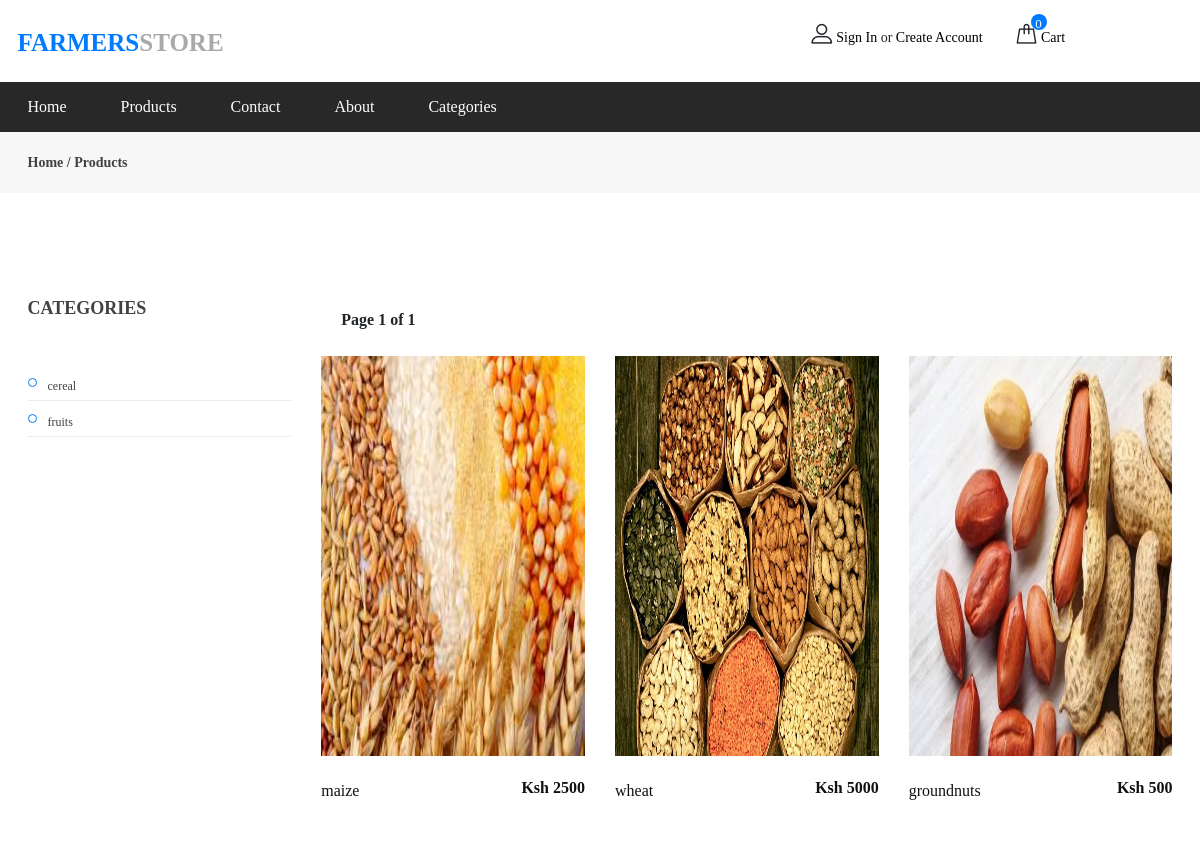
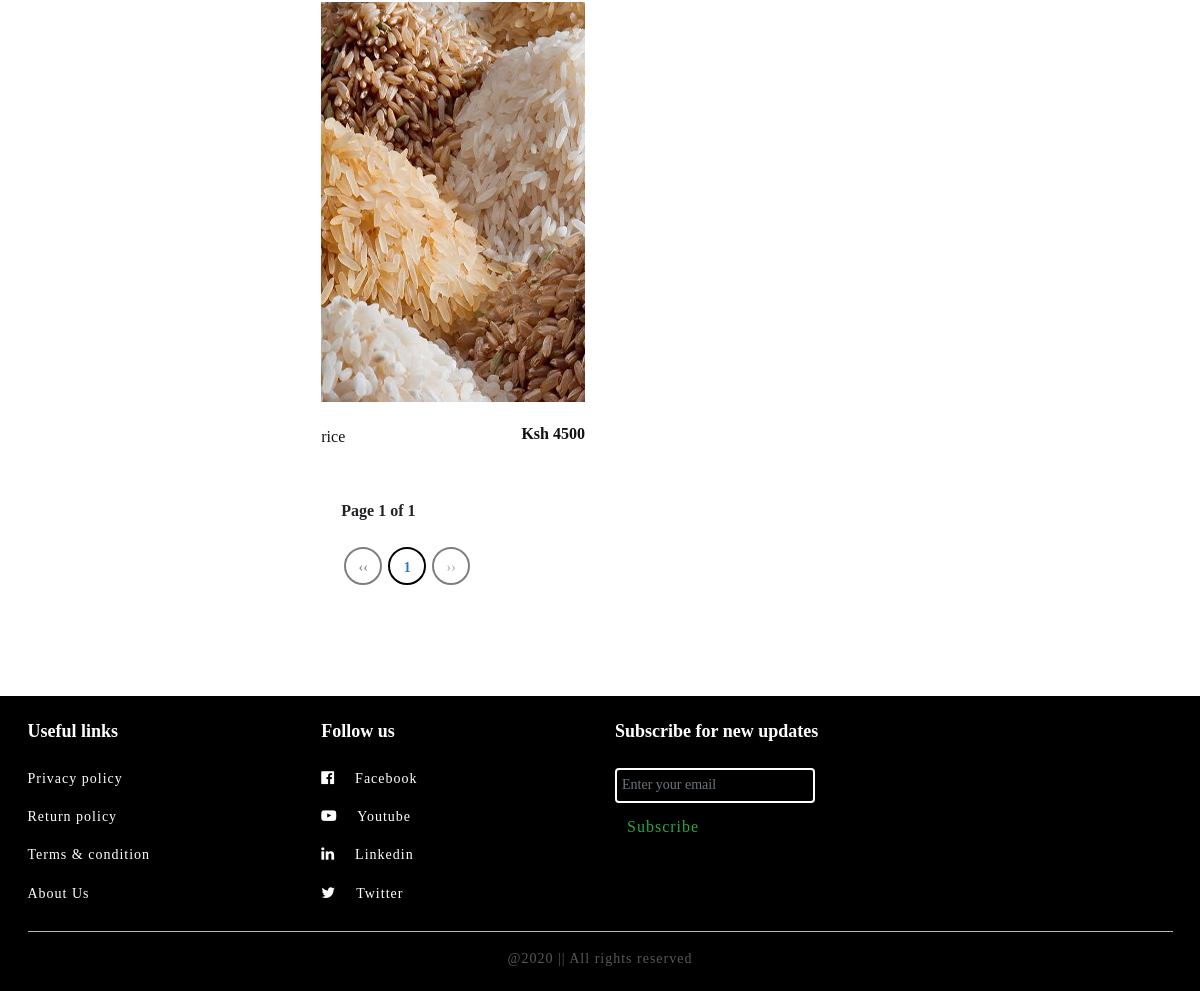
/products.php, run on the app's committed database (2 pictures, top to bottom).
### tables this page shows
CREATE TABLE `category` (
  `id` int(11) NOT NULL,
  `name` varchar(255) NOT NULL
);

CREATE TABLE `products` (
  `product_id` int(11) NOT NULL,
  `category_id` int(11) NOT NULL,
  `product_name` varchar(255) NOT NULL,
  `price` varchar(255) NOT NULL,
  `photo` varchar(255) NOT NULL,
  `vendor_id` int(11) NOT NULL
);

### products.php (the view, shortened to what this page needs)
<?php
include 'includes/header.php';
include 'includes/navbar.php';
?>
<div class="page-top-info">
    <div class="container">
        <div class="site-pagination">
            <a href="index.php">Home</a> / Products
        </div>
    </div>
</div>
<section class="category-section spad">
    <div class="container">
        <div class="row">
            <div class="col-lg-3 order-2 order-lg-1">
                <div class="filter-widget">
                    <h2 class="fw-title">Categories</h2>
                    <?php
                    $query = mysqli_query($con, "SELECT * FROM category") or die(mysqli_error());
                    while($fetch = mysqli_fetch_array($query)){
                        $id = $fetch['id'];
                        $name = $fetch['name'];
                        echo"
                            <ul class=\"category-menu\">
                                <li><a href=\"category.php?id=$id\">$name</a></li>
                            </ul>
                            ";
                        ?>
                        <?php
                    }
                    ?>
                </div>
            </div>
                    <?php
                    if (isset($_GET['page_no']) && $_GET['page_no']!=""){
                        $page_no = $_GET['page_no'];
                        } else {
                            $page_no = 1;
                            }
                    $total_records_per_page = 6;
                    $offset = ($page_no-1) * $total_records_per_page;
                    $previous_page = $page_no - 1;
                    $next_page = $page_no + 1;
                    $result_count = mysqli_query($con,"SELECT COUNT(*) As total_records FROM `products`");
                    $total_records = mysqli_fetch_array($result_count);
                    $total_records = $total_records['total_records'];
                    $total_no_of_pages = ceil($total_records / $total_records_per_page);
                    ?>
            <div class="col-lg-9  order-1 order-lg-2 mb-5 mb-lg-0">
                <div style='padding: 10px 20px 0px; '>
                    <strong>Page <?php echo $page_no." of ".$total_no_of_pages; ?></strong>
                    <br><br>
                </div>
                <div class="row">
                    <?php
                    $sql = mysqli_query($con, "SELECT * FROM products  LIMIT $offset, $total_records_per_page");
                    while($row = mysqli_fetch_array($sql)){
                        $proid = $row['product_id'];
                        $proname = $row['product_name'];
                        $photo = $row['photo'];
                        $price = $row['price'];
                        echo "
                            <div class=\"col-lg-4 col-sm-6\">
                                <a href=\"product.php?id=$proid\">
                                    <div class=\"product-item\">
                                        <div class=\"pi-pic\">
                                            <img src=\"images/$photo\" alt=\"\" style='height: 400px; width: 500px;' '>
                                        </div>
                                        <div class=\"pi-text\">
                                            <h6>Ksh $price</h6>
                                            <p>$proname</p>
                                        </div>
                                    </div>
                                </a>
                            </div>
                            ";
                    }
                    ?>
                </div>
                <div style='padding: 10px 20px 0px; '>
                    <strong>Page <?php echo $page_no." of ".$total_no_of_pages; ?></strong>
                    <br><br>
                    <ul class="pagination">
                            <a <?php if($page_no > 1){ echo "href='?page_no=$previous_page'"; } ?>>
                                <li <?php if($page_no <= 1){ echo "class='disabled'"; } ?>>&lsaquo;&lsaquo; </li>
                            </a>
                        <?php
                        if ($total_no_of_pages <= 10){
                            for ($counter = 1; $counter <= $total_no_of_pages; $counter++){
                                if ($counter == $page_no) {
                                    echo "<li class='active'><a>$counter</a></li>";
                                }else{
                                    echo "<li><a href='?page_no=$counter'>$counter</a></li>";
                                }
                            }
                        }
                        ?>
                        <li <?php if($page_no >= $total_no_of_pages){ echo "class='disabled'"; } ?>>
                            <a <?php if($page_no < $total_no_of_pages) { echo "href='?page_no=$next_page'"; } ?>> &rsaquo;&rsaquo;</a>
                        </li>
                    </ul>
                </div>
            </div>
        </div>
    </div>
</section>
<?php
include 'includes/footer.php';
include 'includes/scripts.php';

### includes/header.php (shortened to what this page needs)
<!DOCTYPE html>
<html >
<head>
    <link rel="stylesheet" href="css/bootstrap.min.css"/>
    <link rel="stylesheet" href="css/font-awesome.min.css"/>
    <link rel="stylesheet" href="css/flaticon.css"/>
    <link rel="stylesheet" href="css/slicknav.min.css"/>
    <link rel="stylesheet" href="css/jquery-ui.min.css"/>
    <link rel="stylesheet" href="css/owl.carousel.min.css"/>
    <link rel="stylesheet" href="css/animate.css"/>
    <link rel="stylesheet" href="css/style.css"/>
</head>
<body>

### includes/navbar.php (shortened to what this page needs)
<header class="header-section">
    <div class="header-top">
        <div class="container">
            <div class="row">
                <div class="col-lg-2 text-center text-lg-left">
                    <a href="index.php" class="site-logo">
                        <h3><span>Farmers</span>store</h3>
                    </a>
                </div>
                <div class="col-xl-6 col-lg-5">
                </div>
                <div class="col-xl-4 col-lg-5">
                    <div class="user-panel">
                        <?php
                        if (isset($_SESSION["uid"])){
                            echo '
                             <div class="up-item">
                                <ul class="nav-menu">
                                    <li><a href="#"><i class="flaticon-profile"></i> Hi, '.$_SESSION["name"].'</a>
                                        <ul class="menu-sub">
                                            <li><a href="profile.php">Profile</a></li>
                                            <li><a href="" data-toggle="modal" data-target="#logout">Logout</a></li>
                                        </ul>
                                    </li>
                                </ul>
                            </div>
                            ';
                        }
                        else{
                            echo'
                            <div class="up-item">
                                <i class="flaticon-profile"></i>
                                <a href="login.php">Sign In</a> or <a href="signup.php">Create Account</a>
                            </div>
                            ';
                        }
                        ?>
                        <?php
                        include 'db.php';
                        if (isset($_SESSION['uid'])){
                            $sql = "SELECT COUNT(*) AS count_item FROM cart WHERE user_id = $_SESSION[uid]";
                            $query = mysqli_query($con,$sql);
                            $row = mysqli_fetch_array($query);
                            $count = $row["count_item"];
                            echo "
                                <div class=\"up-item\">
                                    <div class=\"shopping-card\">
                                        <i class=\"flaticon-bag\"></i>
                                        <span>$count</span>
                                    </div>
                                    <a href=\"cart.php\">Cart</a>
                                </div>
                                    ";
                        }
                        else{
                            echo "
                                 <div class=\"up-item\">
                                    <div class=\"shopping-card\">
                                        <i class=\"flaticon-bag\"></i>
                                        <span>0</span>
                                    </div>
                                    <a href=\"sign.php\">Cart</a>
                                </div>
                                    ";
                        }
                        ?>
                    </div>
                </div>
            </div>
        </div>
    </div>
    <nav class="main-navbar">
        <div class="container">
            <ul class="main-menu">
                <li><a href="index.php">Home</a></li>
                <li><a href="products.php">Products</a></li>
                <li><a href="contact.php">Contact</a></li>
                <li><a href="about.php">About</a></li>
                <li><a href="category.php?id=1">Categories</a>
            </ul>
        </div>
    </nav>
</header>

### includes/footer.php
<section class="footer">
    <div class="container center-text">
        <div class="row">
            <div class="col-md-3">
                <h1>Useful links</h1>
                <p><a href="#">Privacy policy</a></p>
                <p><a href="#">Return policy</a></p>
                <p><a href="#">Terms & condition</a></p>
                <p><a href="#">About Us</a></p>
            </div>
            <div class="col-md-3">
                <h1>Follow us</h1>
                <p><a href="#"><i class="fa fa-facebook-official"></i>Facebook</a></p>
                <p><a href="#"><i class="fa fa-youtube-play"></i>Youtube</a></p>
                <p><a href="#"><i class="fa fa-linkedin"></i>Linkedin</a></p>
                <p><a href="#"><i class="fa fa-twitter"></i>Twitter</a></p>
            </div>
            <div class="col-md-3">
                <h1>Subscribe for new updates</h1>
                <input type="text" class="form-control" placeholder="Enter your email">
                <button class="btn btn-outline-success bt-sub">Subscribe</button>
            </div>
        </div>
        <hr>
        <p class="copyright">@2020 || All rights reserved</p>
    </div>
</section>

### includes/scripts.php (shortened to what this page needs)
</body>
</html>

### css/style.css (style rules this page uses)
html, body { height: 100%; font-family: 'candara'; -webkit-font-smoothing: antialiased; font-smoothing: antialiased; }
h1, h2, h3, h4, h5, h6 { margin: 0; color: #111111; font-weight: 600; }
h1 { font-size: 70px; }
h2 { font-size: 36px; }
h3 { font-size: 30px; }
h6 { font-size: 16px; }
p { font-size: 14px; color: #585858; line-height: 1.6; }
img { max-width: 100%; }
ul, ol { padding: 0; margin: 0; }
.spad { padding-top: 105px; padding-bottom: 105px; }
.header-top { padding: 18px 0 14px; }
.site-logo { display: inline-block; padding: 10px; margin-left: -20px; }
.site-logo h3 { font-size: 25px ; text-transform: uppercase; font-weight: bolder; text-decoration: none; color: darkgrey; }
.site-logo h3 span { color: #007bff; }
.user-panel .up-item { display: inline-block; font-size: 14px; }
.user-panel .up-item i { font-size: 22px; }
.user-panel .up-item a { font-size: 14px; color: #000; }
.user-panel .up-item:first-child { margin-right: 29px; }
.shopping-card { display: inline-block; position: relative; }
.shopping-card span { position: absolute; top: -4px; left: 100%; height: 16px; min-width: 16px; color: #fff; font-size: 13px; background: #007bff; text-align: center; border-radius: 30px; padding: 0 2px; margin-left: -7px; }
.main-navbar { background: #282828; }
.main-menu { list-style: none; }
.main-menu li { display: inline-block; position: relative; }
.main-menu li a { display: inline-block; font-size: 16px; color: #ffffff; margin-right: 50px; line-height: 1; padding: 17px 0; position: relative; }
.product-item .pi-pic { position: relative; display: block; }
.product-item .pi-text { padding-top: 22px; height: 87px; }
.product-item .pi-text h6 { float: right; padding-left: 40px; overflow: hidden; font-weight: 700; color: #111111; }
.product-item .pi-text p { font-size: 16px; color: #111111; margin-bottom: 0; }
.footer { background: #000; color: #fff; height: auto; margin-bottom: 0 !important ; }
.footer h1 { font-size: 18px; margin: 25px 0; color: #fff; }
.footer p { font-size: 14px; letter-spacing: 1px; font-weight: 500; }
.footer a { color: #fff; text-decoration: none !important; }
.copyright { margin-bottom: -80px; text-align: center; font-size: 15px; padding-bottom: 20px; }
.footer hr { margin-top: 10px; background-color: #ccc; }
.footer .row .fa { padding-right: 20px; font-size: 15px; }
.footer input { background: transparent; border: 2px solid #fff; color: #fff; padding: 5px; font-size: 14px; width: 200px; height: 35px; }
.footer .bt-sub { border: 2px; padding: 2px 10px; margin-top: 10px; margin-left: 2px; letter-spacing: 1px; justify-content: center; }
.page-top-info { background: #f8f7f7; padding: 20px 0 20px; }
.site-pagination { font-size: 14px; font-weight: 600; color: #414141; }
.site-pagination a { display: inline-block; font-size: 14px; color: #414141; }
.filter-widget { margin-bottom: 100px; }
.filter-widget .fw-title { font-size: 18px; font-weight: 700; color: #414141; text-transform: uppercase; margin-bottom: 45px; }
.category-menu { list-style: none; }
.category-menu li a { display: block; position: relative; font-size: 12px; color: #414141; border-bottom: 1px solid #ebebeb; padding: 12px 0 5px 20px; }
.category-menu li a:after { position: absolute; content: ""; width: 9px; height: 9px; left: 0; top: 13px; border: 1px solid #007bff; border-radius: 50%; }
@media (min-width: 1200px) { .container { max-width: 1175px; } }
.pagination li { width: 38px; border: 2px solid #000000; border-radius: 38px; padding: 0; margin: 0 3px 6px; height: 38px; line-height: 38px; text-align: center; opacity: 0.5; font-weight: 700; font-size: 14px; cursor: pointer; }
.pagination li a { color: black; }
.pagination .active { opacity: 1; }
.pagination>li:last-child>a,.pagination>li:last-child>span { border-top-right-radius:4px;border-bottom-right-radius:4px }
.pagination>.active>a,.pagination>.active>a:focus,.pagination>.active>a:hover,.pagination>.active>span,.pagination>.active>span:focus,.pagination>.active>span:hover { z-index:3;color:#337ab7;cursor:default;border-color:#337ab7; }
.pagination>.disabled>a,.pagination>.disabled>a:focus,.pagination>.disabled>a:hover,.pagination>.disabled>span,.pagination>.disabled>span:focus,.pagination>.disabled>span:hover { color:#777;cursor:not-allowed;background-color:#fff;border-color:#ddd }

### data on the page
category: name "cereal"
category: name "fruits"
products: photo (picture), price "2500", product_name "maize"
products: photo (picture), price "5000", product_name "wheat"
products: photo (picture), price "500", product_name "groundnuts"
products: photo (picture), price "4500", product_name "rice"

### other printed values
$page_no "1"
$total_no_of_pages "1"
